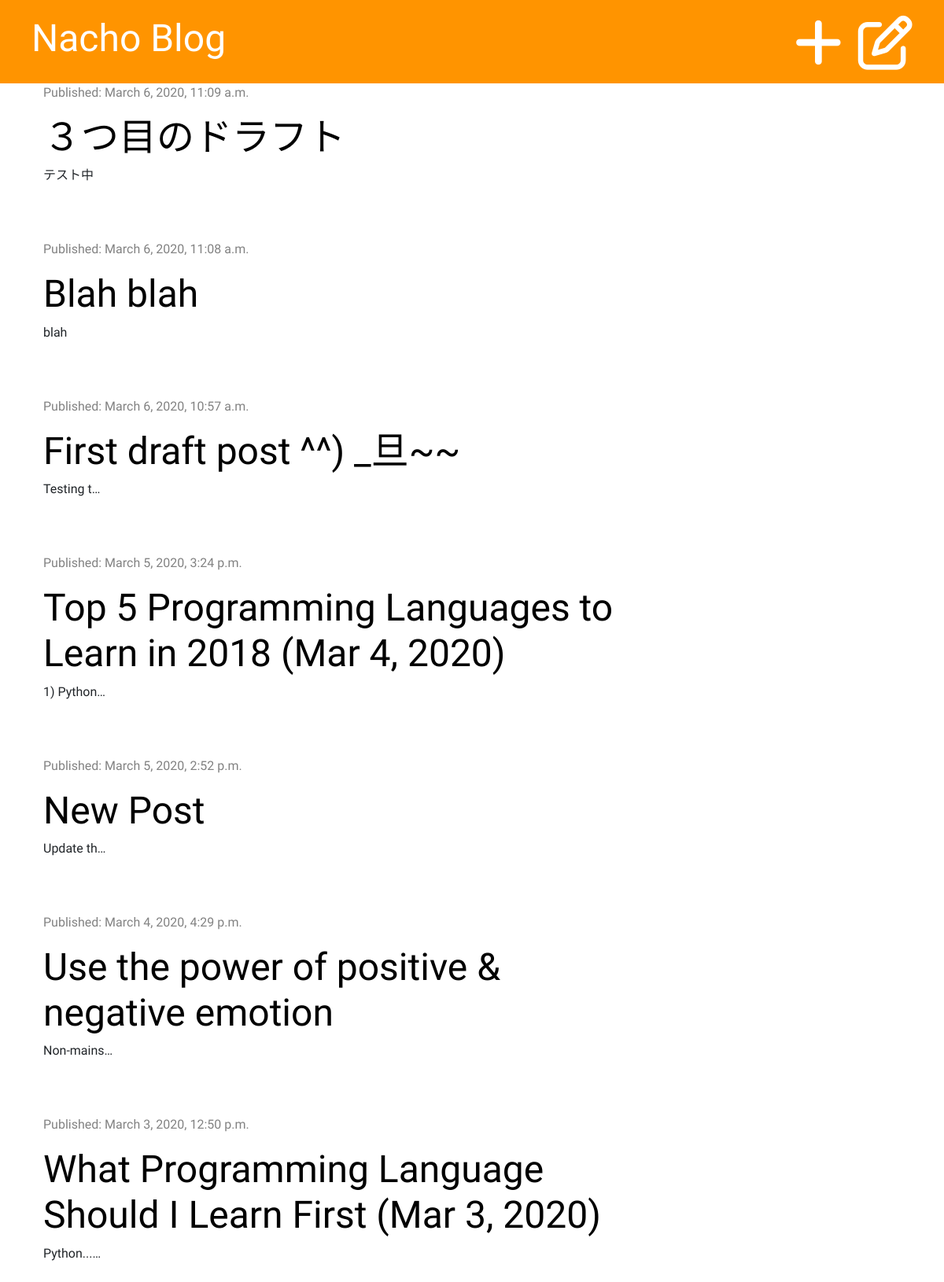
The app's page / (signed in) with its own data.
### blog/models.py (models this page shows, shortened)
class Post(models.Model):
    author = models.ForeignKey('auth.User', on_delete=models.CASCADE)
    title = models.CharField(max_length=200)
    text = models.TextField()
    created_date = models.DateTimeField(default=timezone.now)
    published_date = models.DateTimeField(blank=True, null=True)

### blog/views.py (the view)
# urls.py: path('', views.post_list, name='post_list'),
def post_list(request):
    posts = Post.objects.filter(published_date__lte=timezone.now()).order_by('-published_date')
    stuff_for_frontend = {'posts': posts}
    return render(request, 'blog/post_list.html', stuff_for_frontend)

### blog/templates/blog/post_list.html
{% extends 'blog/base.html' %}
{% block content %}
    {% for post in posts %}
        <div class="post">
            <div class="date">
                <p>Published: {{ post.published_date }}</p>
            </div>
            <h1><a href="{% url 'post_detail' pk=post.pk %}">{{ post.title }}</a></h1>
            <p>{{ post.text|truncatechars:10|linebreaksbr }}</p>
        </div>
    {% endfor %}
{% endblock %}

### blog/static/css/blog.css (style rules this page uses)
h1, h2, h3, h4 { font-family: 'Tangerine', 'Inconsolata', 'Droid Sans', serif; font-size: 48px; }
.date { color: #828282; }
.post { margin-bottom: 70px; }
.post h1 a { color: #000000; }

### blog/templates/blog/base.html (style rules this page uses)
body { font-family: 'Inconsolata', monospace; }

### records on screen
Post: published_date "March 6, 2020, 11:09 a.m.", title "３つ目のドラフト", text "テスト中"
Post: published_date "March 6, 2020, 11:08 a.m.", title "Blah blah", text "blah"
Post: published_date "March 6, 2020, 10:57 a.m.", title "First draft post ^^) _旦~~", text "Testing t…"
Post: published_date "March 5, 2020, 3:24 p.m.", title "Top 5 Programming Languages to Learn in 2018 (Mar 4, 2020)", text "1) Python…"
Post: published_date "March 5, 2020, 2:52 p.m.", title "New Post", text "Update th…"
Post: published_date "March 4, 2020, 4:29 p.m.", title "Use the power of positive & negative emotion", text "Non-mains…"
Post: published_date "March 3, 2020, 12:50 p.m.", title "What Programming Language Should I Learn First (Mar 3, 2020)", text "Python...…"
